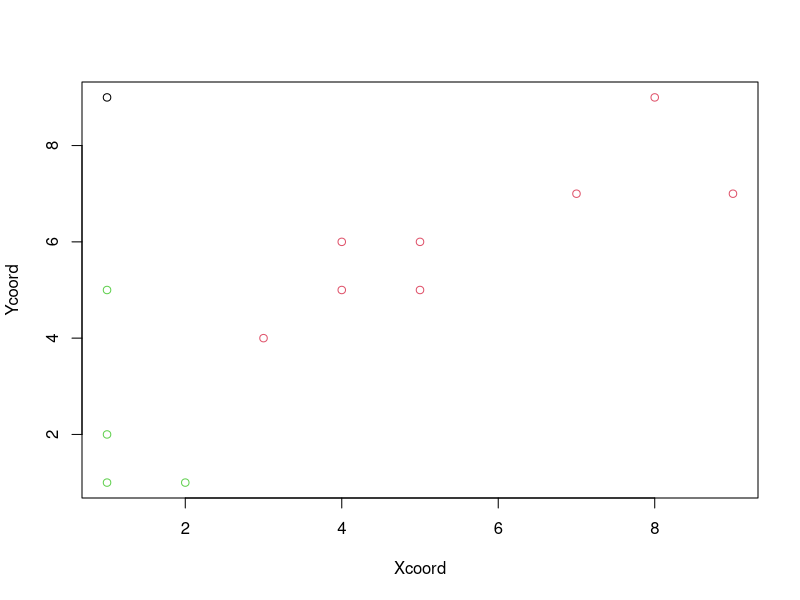

Reproduce this figure in R.
# Implement K-means clustering algorithm
# https://en.wikipedia.org/wiki/K-means_clustering

findClusters <- function(Xcoord, Ycoord, K) {
  assignments = rep(0, length(Xcoord))
  # Find centroids randomly
  indexOfCentroids = sample(1:length(Xcoord), K)
  
  # Just initial assignments for the centroids
  class = 1 # Class number starts with 1
  for (i in 1:length(indexOfCentroids)) {
    assignments[indexOfCentroids[i]] = class
    class = class + 1
  }
  
  iteration = 0
  while(TRUE) {
    iteration = iteration + 1
    newAssignments = rep(0, length(Xcoord))
    for (i in 1: length(Xcoord)) {
      dist = c()
      for (j in 1: length(indexOfCentroids)) {
        dist[j] = sqrt((Xcoord[indexOfCentroids[j]] - Xcoord[i])^2 + (Ycoord[indexOfCentroids[j]] - Ycoord[i])^2)
      }
      newAssignments[i] = assignments[indexOfCentroids[which.min(dist)]]
    }
    
    newIndexOfCentroids = c()
    for (i in 1:K) {
      indexes = which(newAssignments == i)
      centerX = sum(Xcoord[indexes])/length(indexes)
      centerY = sum(Ycoord[indexes])/length(indexes)
      dist <- sqrt((Xcoord[indexes] - centerX)^2 + (Ycoord[indexes] - centerY)^2)
      newIndexOfCentroids[i] = indexes[which.min(dist)]
    }
    
    
    if (identical(assignments, newAssignments)) {
      print(paste("Number of iteration:", iteration))
      print(newAssignments)
      print(newIndexOfCentroids)
      plot(Xcoord, Ycoord, col=newAssignments)
      return()
    }
    
    assignments = newAssignments
    indexOfCentroids = newIndexOfCentroids
    #plot(Xcoord, Ycoord, col=assignments)
    #readline(prompt="Press [enter] to continue")
  }
  
}

Xcoord <- c(1,3,1,1,4,5,7,8,9,4,5,1,2)
Ycoord <- c(2,4,5,9,6,5,7,9,7,5,6,1,1)

K <- 3

findClusters(Xcoord, Ycoord, K)
